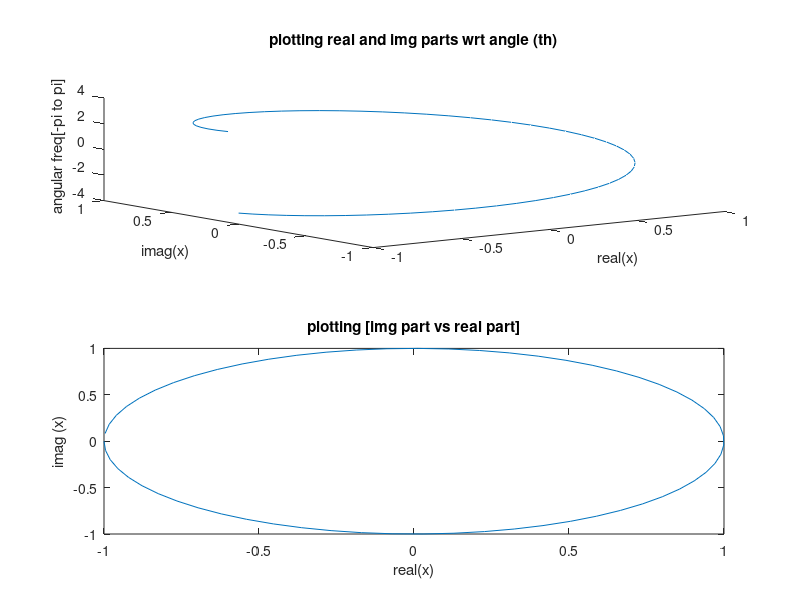

This chart was generated by the following MATLAB code:
clear all;
close all;
clc;
%complex function z=a+jb, a=coswn, b=jsinwn
%range of theta
th=-pi:0.1:pi;
%exponentia;l funct
x=exp(1i.*th);
a=real(x);
b=imag(x);
subplot(2,1,1);
plot3(a,b,th);
ylabel('imag(x)');
xlabel('real(x)');
zlabel('angular freq[-pi to pi]');
title('plotting real and img parts wrt angle (th)');
subplot(2,1,2);
plot(a,b);
xlabel('real(x)');
ylabel('imag (x)');
title('plotting [img part vs real part]');



    